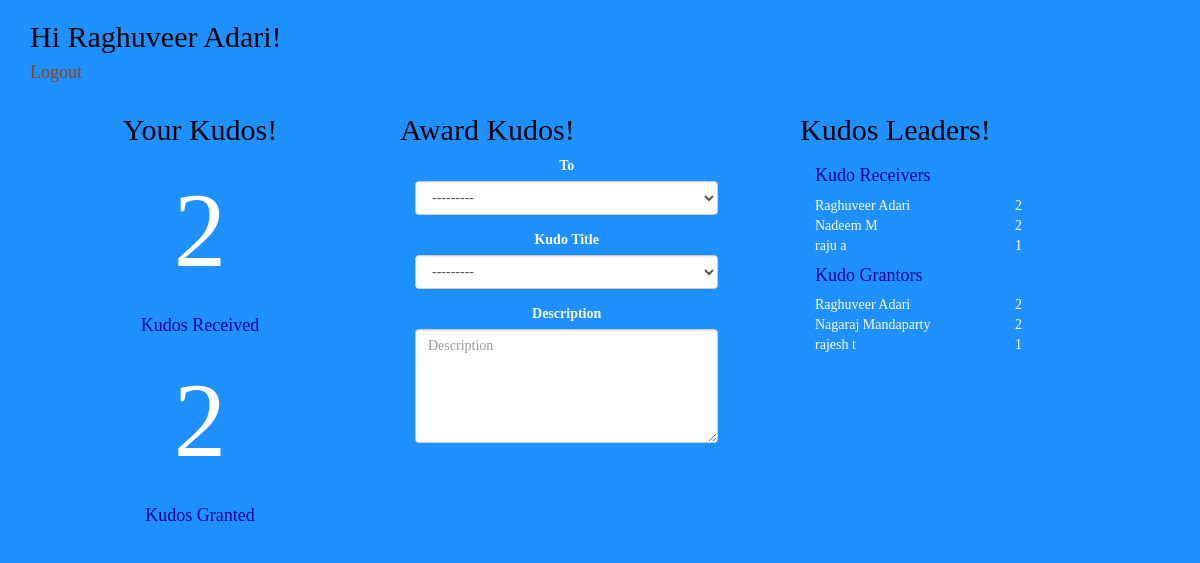
The page /kudos/home/ (signed in) on the database as committed earlier.
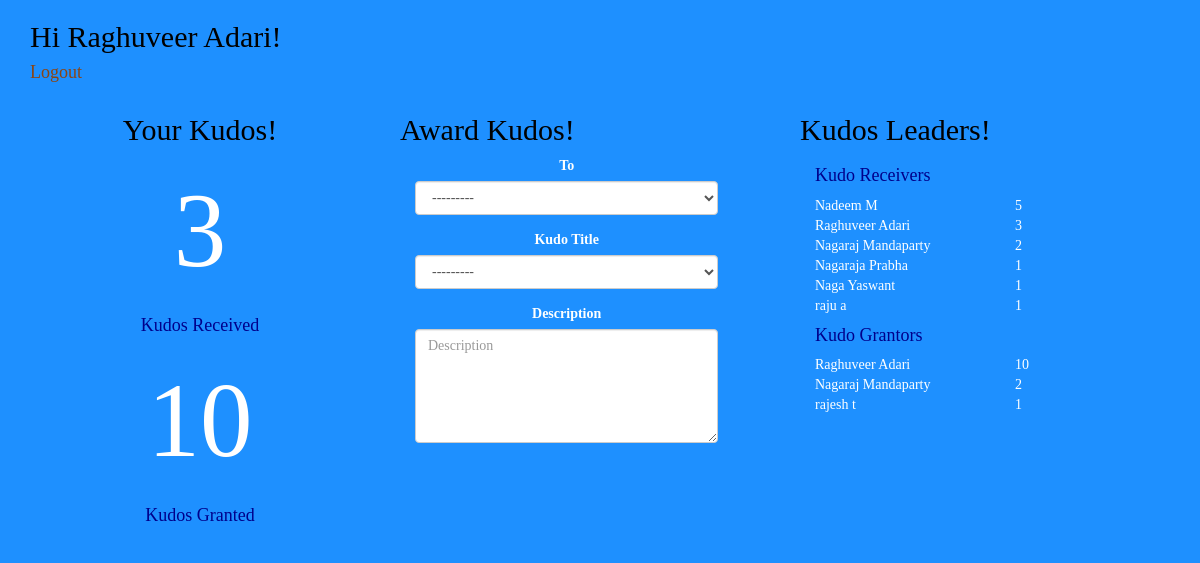
The same page on the database as committed later.
### kudos/models.py (models this page shows)
class User(AbstractUser):
    username = None
    email = models.EmailField(_('email address'), unique=True)
    team = models.ForeignKey(Team, on_delete=models.CASCADE, null=True)
    USERNAME_FIELD = 'email'
    REQUIRED_FIELDS = []
    objects = UserManager()
    def __str__(self):
       return self.first_name + ' ' + self.last_name

### kudos/views.py (the view)
# urls.py: path('home/', views.home, name='home'),
@login_required(login_url="/login/")
def home(request):
    current_user = request.user
    if request.method == "POST":
        form = KudoForm(current_user, request.POST)
        if form.is_valid():
            model_instance = form.save(commit=False)
            model_instance.from_user = request.user
            model_instance.release = Release.objects.filter(is_current_release=True).first()
            model_instance.date = datetime.now()
            model_instance.save()
            return redirect('home')
    else:
        kudos_granted = Kudo.objects.filter(from_user=current_user).count()
        kudos_received = Kudo.objects.filter(to_user=current_user).count()
        grantor_leaders = Kudo.objects.values('from_user').annotate(dcount=Count('from_user')).order_by('-dcount')
        for x in grantor_leaders:
            id = x['from_user']
            x['from_user'] = User.objects.get(pk=id)
        receiver_leaders = Kudo.objects.values('to_user').annotate(dcount=Count('to_user')).order_by('-dcount')
        for x in receiver_leaders:
            id = x['to_user']
            x['to_user'] = User.objects.get(pk=id)
        form = KudoForm(current_user)
        form.Meta.fields
        context = {'kudos_granted': kudos_granted, 'kudos_received': kudos_received,
                    'grantor_leaders': grantor_leaders, 'receiver_leaders': receiver_leaders,
                    'user': current_user, 'form': form}
        return render(request, 'home.html', context)

### kudos/forms.py
class KudoForm(ModelForm):
    def __init__(self, user, *args, **kwargs):
        super(KudoForm, self).__init__(*args, **kwargs)
        self.fields['to_user'].required = True
        self.fields['title'].required = True
        self.fields['description'].required = True
        self.fields['to_user'].label = "To"
        self.fields['title'].label = "Kudo Title"
        self.fields['to_user'].queryset = User.objects.exclude(email=user.email)
    class Meta:
        model = Kudo
        fields = ['to_user', 'title', 'description']
        widgets = {
            'description': Textarea(attrs={'cols': 10, 'rows': 5}),
        }

### kudos/models.py (called while the page is built)
    def __str__(self):
       return self.kudo_title

### kudos/templates/home.html (shortened to what this page needs)
{% extends 'base.html' %}
{% load bootstrap3 %}
{% block content %}
    {% if user.is_authenticated %}
        <div class="container-fluid">
            <div id="diff" class="row1">
                <div class="head">
                    <div class="col-lg-12" text-left>
                        <h2>Hi {{ user }}! <h4><a href="{% url 'logout' %}">Logout</a></h4></h2>
                    </div>
                </div>
            </div>
            <div class="row" text-center>
                <div class="col-lg-4" id="col1">
                    <div class="row">
                        <h2 id="header">Your Kudos!</h2>
                    </div>
                    <div class="row">
                        <div class="col-lg-12">
                            <div class="stats">{{ kudos_received }}</div>
                        </div>
                    </div>
                    <div class="row">
                        <div class="col-lg-12">
                            <div class="stats"> <h4>Kudos Received</h4></div>
                        </div>
                    </div>
                    <div class="row">
                        <div class=" col-lg-12">
                            <div class="stats">{{ kudos_granted }}</div>
                        </div>
                    </div>
                    <div class="row">
                        <div class="col-lg-12">
                            <div class="stats"><h4>Kudos Granted</h4></div>
                        </div>
                    </div>
                </div>
                <div class="col-lg-4" id="col2">
                    <div class="row">
                        <h2>Award Kudos!</h2>
                    </div>
                    <div class="row">
                        <div class="col-lg-10 text-left">
                            <form role="form" method="post">
                                {% bootstrap_form form %}
                            </form>
                        </div>
                    </div>
                </div>
                <div class="col-lg-4" text-center id="col3">
                    <div class="row"><h2>Kudos Leaders!</h2></div>
                    <div class="row">
                        <div class="col-lg-12">
                            <h4>Kudo Receivers</h4>
                            {% for x in receiver_leaders %}
                                <div class="row">
                                    <div class="col-lg-6 text-left">
                                        {{ x.to_user }}
                                    </div>
                                    <div class="col-lg-6 text-left">
                                        {{ x.dcount }}
                                    </div>
                                </div>
                            {% endfor %}
                        </div>
                    </div>
                    <div class="row">
                        <div class="col-lg-12">
                            <h4>Kudo Grantors</h4>
                            {% for x in grantor_leaders %}
                                <div class="row">
                                    <div class="col-lg-6 text-left">
                                        {{ x.from_user }}
                                    </div>
                                    <div class="col-lg-6 text-left">
                                        {{ x.dcount }}
                                    </div>
                                </div>
                            {% endfor %}
                        </div>
                    </div>
                </div>
            </div>
        </div>
    {% else %}
        <p>You are not logged in</p>
        <a href="{% url 'login' %}">login</a>
    {% endif %}
{% endblock %}

Rows that differ between the two databases and show on the page:
changed User "Raghuveer Adari": dcount "2" → "3"; dcount "2" → "10"
shown differently, row unchanged: User "Nadeem M": dcount "2" → "5"; moves up the list
now on one of the page's lists (row unchanged): User: to_user "Nagaraj Mandaparty", dcount "2"
now on this page (row unchanged): User: to_user "Nagaraja Prabha", dcount "1", shown under "Kudo Receivers"
now on this page (row unchanged): User: to_user "Naga Yaswant", dcount "1", shown under "Kudo Receivers"
Other text that changed with them:
{{ kudos_received }}: "2" → "3"
{{ kudos_granted }}: "2" → "10"
